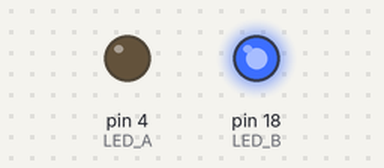
Bench run of a sketch on a simulated Arduino Uno, built with avr-gcc and run on an emulated ATmega328P. Shown: output pins drawn as LEDs (lit = HIGH).

Above: at 0.3 s.
At 4.6 s:
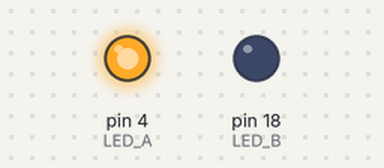
Timing chart, 0 to 7.1 s (numbered marks = the images above):
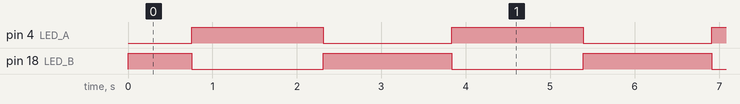

Measured:
- by itself, pin 4 (LED_A): alternates HIGH for 1.6 s and LOW for 1.5 s
- by itself, pin 18 (LED_B): repeats every 3.1 s: LOW 1.6 s, HIGH 1.5 s

The sketch:

test.ino
```cpp
// ex06 双通道PWM反相渐变警车灯
#define LED_A 4
#define LED_B 18

// 两路独立亮度变量
int valA = 0;
int valB = 255;
int step = 2;

void setup()
{
  pinMode(LED_A,OUTPUT);
  pinMode(LED_B,OUTPUT);
}

void loop()
{
    valA += step;
    valB = 255 - valA;

    // 到达极值翻转变化方向
    if(valA >= 255 || valA <= 0)
    {
        step = -step;
    }
    // 双通道独立PWM输出
    analogWrite(LED_A, valA);
    analogWrite(LED_B, valB);

    delay(12);
}
```
